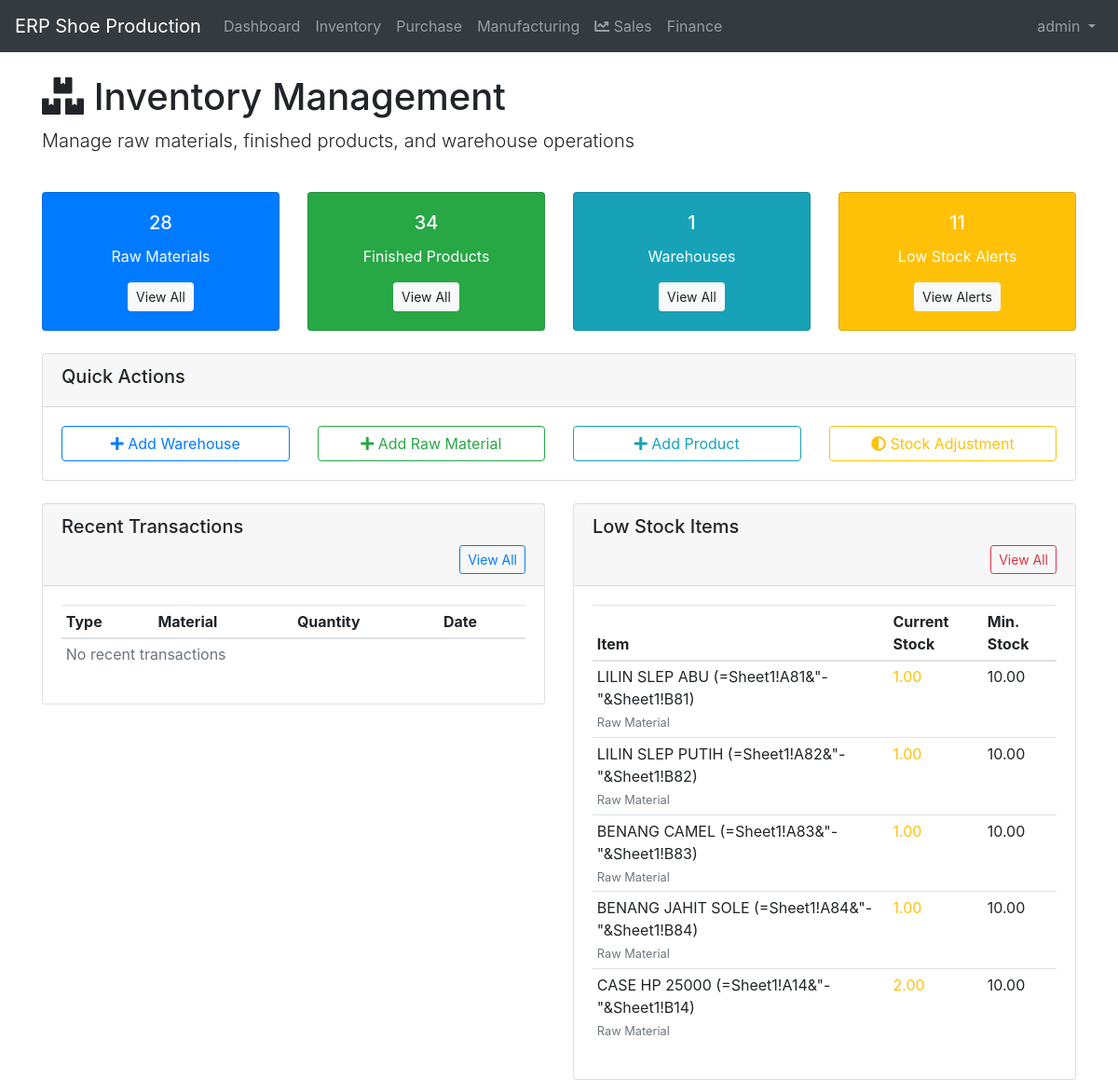
The page /inventory/ (signed in) on the database as committed earlier.
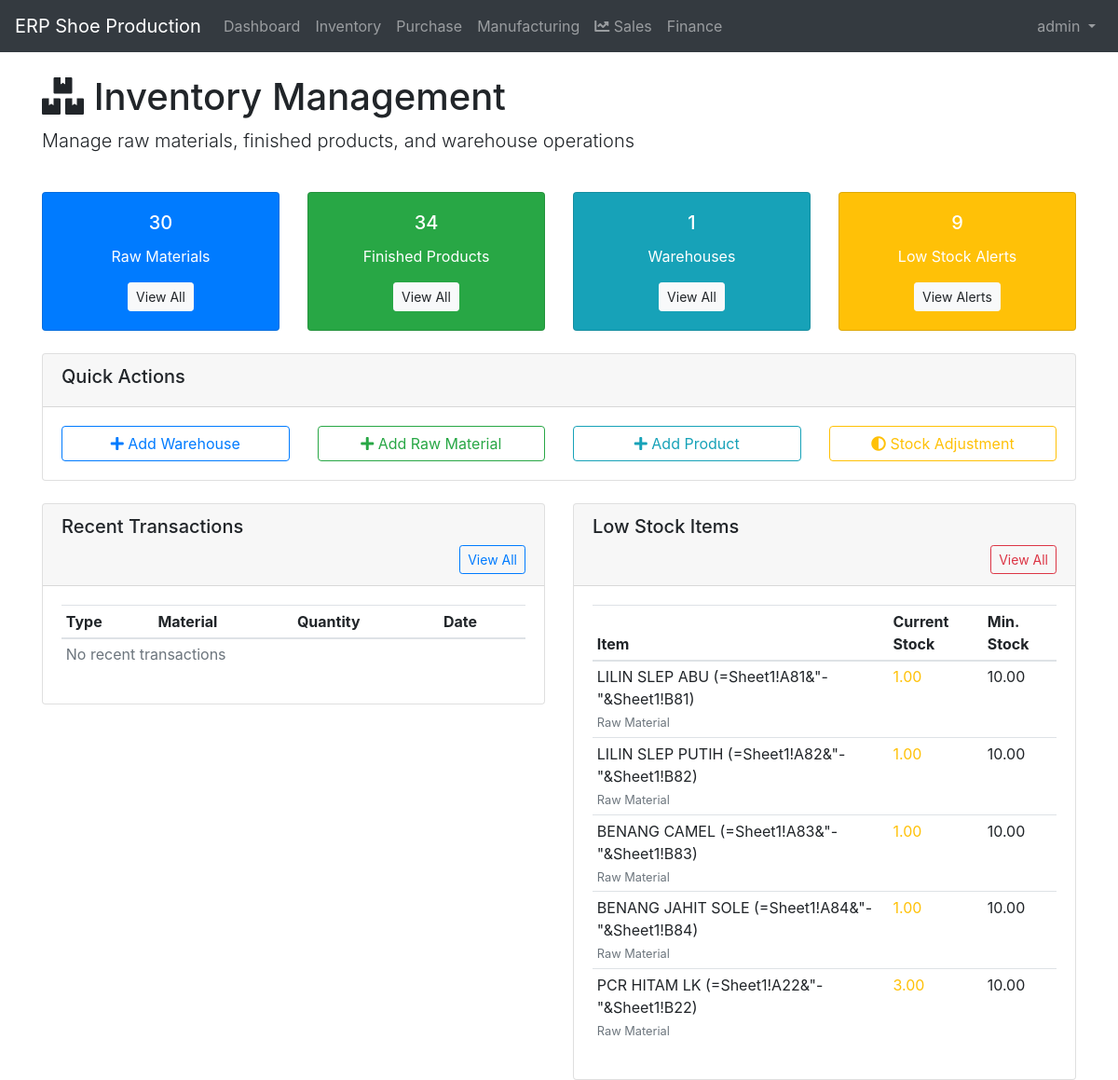
The same page on the database as committed later.
### inventory/models.py (models this page shows, shortened)
class RawMaterial(models.Model):
    UNIT_CHOICES = [
        ('kg', 'Kilogram'),
        ('m', 'Meter'),
        ('pcs', 'Pieces'),
        ('roll', 'Roll'),
        ('sheet', 'Sheet'),
    ]
    code = models.CharField(max_length=20, unique=True)
    name = models.CharField(max_length=200)
    category = models.ForeignKey(MaterialCategory, on_delete=models.CASCADE)
    unit = models.CharField(max_length=10, choices=UNIT_CHOICES)
    description = models.TextField(blank=True)
    minimum_stock = models.DecimalField(max_digits=10, decimal_places=2, default=0)
    current_stock = models.DecimalField(max_digits=10, decimal_places=2, default=0)
    unit_price = models.DecimalField(max_digits=10, decimal_places=2, default=0)
    is_active = models.BooleanField(default=True)
    created_at = models.DateTimeField(auto_now_add=True)
    updated_at = models.DateTimeField(auto_now=True)

### inventory/views.py (the view, shortened to what this page needs)
# urls.py: path('', views.inventory_list, name='inventory_list'),
@login_required
def inventory_list(request):
    raw_materials_count = RawMaterial.objects.filter(is_active=True).count()
    finished_products_count = FinishedProduct.objects.filter(is_active=True).count()
    warehouses_count = Warehouse.objects.filter(is_active=True).count()
    low_stock_raw = RawMaterial.objects.filter(
        is_active=True,
        current_stock__lte=F('minimum_stock')
    ).count()
    low_stock_finished = FinishedProduct.objects.filter(
        is_active=True,
        current_stock__lte=F('minimum_stock')
    ).count()
    total_low_stock = low_stock_raw + low_stock_finished
    recent_transactions = InventoryTransaction.objects.all().order_by('-created_at')[:5]
    low_stock_items = []
    low_stock_raw_items = RawMaterial.objects.filter(
        is_active=True,
        current_stock__lte=F('minimum_stock')
    ).order_by('current_stock')[:5]
    low_stock_finished_items = FinishedProduct.objects.filter(
        is_active=True,
        current_stock__lte=F('minimum_stock')
    ).order_by('current_stock')[:5]
    for item in low_stock_raw_items:
        low_stock_items.append({
            'name': item.name,
            'code': item.code,
            'current_stock': item.current_stock,
            'minimum_stock': item.minimum_stock,
            'type': 'Raw Material'
        })
    low_stock_items.sort(key=lambda x: x['current_stock'])
    context = {
        'raw_materials_count': raw_materials_count,
        'finished_products_count': finished_products_count,
        'warehouses_count': warehouses_count,
        'total_low_stock': total_low_stock,
        'recent_transactions': recent_transactions,
        'low_stock_items': low_stock_items[:5],  # Show only first 5
    }
    return render(request, 'inventory/dashboard.html', context)

### templates/inventory/dashboard.html (shortened to what the changed rows need)
{% extends 'base.html' %}
{% load static %}
{% block content %}
<div class="row">
    <div class="col-12">
        <h1><i class="fas fa-boxes"></i> Inventory Management</h1>
    </div>
</div>
<div class="row mt-4">
    <div class="col-md-3">
        <div class="card text-center bg-primary text-white">
            <div class="card-body">
                <h5 class="card-title">{{ raw_materials_count }}</h5>
                <p class="card-text">Raw Materials</p>
                <a href="{% url 'raw_material_list' %}" class="btn btn-light btn-sm">View All</a>
            </div>
        </div>
    </div>
    <div class="col-md-3">
        <div class="card text-center bg-warning text-white">
            <div class="card-body">
                <h5 class="card-title">{{ total_low_stock }}</h5>
                <p class="card-text">Low Stock Alerts</p>
                <a href="{% url 'stock_alert_list' %}" class="btn btn-light btn-sm">View Alerts</a>
            </div>
        </div>
    </div>
</div>
<div class="row mt-4">
    <div class="col-md-6">
        <div class="card">
            <div class="card-body">
                <div class="table-responsive">
                    <table class="table table-sm">
                        <thead>
                            <tr>
                                <th>Type</th>
                                <th>Material</th>
                                <th>Quantity</th>
                                <th>Date</th>
                            </tr>
                        </thead>
                    </table>
                </div>
            </div>
        </div>
    </div>
    <div class="col-md-6">
        <div class="card">
            <div class="card-body">
                <div class="table-responsive">
                    <table class="table table-sm">
                        <thead>
                            <tr>
                                <th>Item</th>
                                <th>Current Stock</th>
                                <th>Min. Stock</th>
                            </tr>
                        </thead>
                        <tbody>
                            {% for item in low_stock_items %}
                            <tr>
                                <td>
                                    {{ item.name }} ({{ item.code }})
                                    <br><small class="text-muted">{{ item.type }}</small>
                                </td>
                                <td>
                                    <span class="{% if item.current_stock == 0 %}text-danger font-weight-bold{% else %}text-warning{% endif %}">
                                        {{ item.current_stock }}
                                    </span>
                                </td>
                                <td>{{ item.minimum_stock }}</td>
                            </tr>
                            {% empty %}
                            <tr>
                                <td colspan="3" class="text-muted">No low stock items</td>
                            </tr>
                            {% endfor %}
                        </tbody>
                    </table>
                </div>
            </div>
        </div>
    </div>
</div>
{% endblock %}

Rows that differ between the two databases and show on the page:
removed RawMaterial: name "CASE HP 25000", code "=Sheet1!A14&\"-\"&Sheet1!B14", current_stock "2.00", minimum_stock "10.00"
now on this page (row unchanged): RawMaterial: name "PCR HITAM LK", code "=Sheet1!A22&\"-\"&Sheet1!B22", current_stock "3.00", minimum_stock "10.00"
Other text that changed with them:
{{ raw_materials_count }}: "28" → "30"
{{ total_low_stock }}: "11" → "9"
new list line: "( ) Raw Material"
list line gone: "( ) Raw Material"
